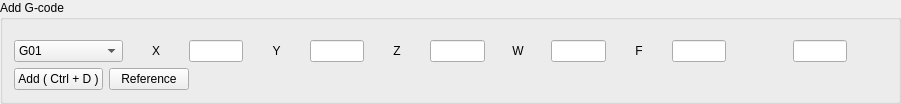
                <widget class="QGroupBox" name="gbAddGcode">
                 <property name="title">
                  <string>Add G-code</string>
                 </property>
                 <layout class="QVBoxLayout" name="verticalLayout_7">
                  <property name="topMargin">
                   <number>20</number>
                  </property>
                  <item>
                   <layout class="QHBoxLayout" name="horizontalLayout_8" stretch="2,1,1,1,1,1,1,1,1,1,1,1,1,0">
                    <item>
                     <widget class="QComboBox" name="cbGcode">
                      <property name="sizePolicy">
                       <sizepolicy hsizetype="Expanding" vsizetype="Fixed">
                        <horstretch>0</horstretch>
                        <verstretch>0</verstretch>
                       </sizepolicy>
                      </property>
                      <property name="minimumSize">
                       <size>
                        <width>20</width>
                        <height>0</height>
                       </size>
                      </property>
                      <property name="maximumSize">
                       <size>
                        <width>16777215</width>
                        <height>16777215</height>
                       </size>
                      </property>
                      <property name="layoutDirection">
                       <enum>Qt::LeftToRight</enum>
                      </property>
                      <property name="autoFillBackground">
                       <bool>false</bool>
                      </property>
                      <property name="iconSize">
                       <size>
                        <width>20</width>
                        <height>20</height>
                       </size>
                      </property>
                      <property name="frame">
                       <bool>true</bool>
                      </property>
                      <item>
                       <property name="text">
                        <string>G01</string>
                       </property>
                      </item>
                      <item>
                       <property name="text">
                        <string>G02</string>
                       </property>
                      </item>
                      <item>
                       <property name="text">
                        <string>G03</string>
                       </property>
                      </item>
                      <item>
                       <property name="text">
                        <string>G05</string>
                       </property>
                      </item>
                      <item>
                       <property name="text">
                        <string>G28</string>
                       </property>
                      </item>
                      <item>
                       <property name="text">
                        <string>M03</string>
                       </property>
                      </item>
                      <item>
                       <property name="text">
                        <string>M04</string>
                       </property>
                      </item>
                      <item>
                       <property name="text">
                        <string>M05</string>
                       </property>
                      </item>
                      <item>
                       <property name="text">
                        <string>M204</string>
                       </property>
                      </item>
                     </widget>
                    </item>
                    <item>
                     <widget class="QLabel" name="lbAg1">
                      <property name="styleSheet">
                       <string notr="true"/>
                      </property>
                      <property name="text">
                       <string>X</string>
                      </property>
                      <property name="alignment">
                       <set>Qt::AlignCenter</set>
                      </property>
                     </widget>
                    </item>
                    <item>
                     <widget class="QLineEdit" name="leAg1">
                      <property name="font">
                       <font>
                        <pointsize>8</pointsize>
                        <weight>50</weight>
                        <bold>false</bold>
                        <kerning>true</kerning>
                       </font>
                      </property>
                      <property name="text">
                       <string/>
                      </property>
                      <property name="readOnly">
                       <bool>false</bool>
                      </property>
                     </widget>
                    </item>
                    <item>
                     <widget class="QLabel" name="lbAg2">
                      <property name="styleSheet">
                       <string notr="true"/>
                      </property>
                      <property name="text">
                       <string>Y</string>
                      </property>
                      <property name="alignment">
                       <set>Qt::AlignCenter</set>
                      </property>
                     </widget>
                    </item>
                    <item>
                     <widget class="QLineEdit" name="leAg2">
                      <property name="text">
                       <string/>
                      </property>
                      <property name="readOnly">
                       <bool>false</bool>
                      </property>
                     </widget>
                    </item>
                    <item>
                     <widget class="QLabel" name="lbAg3">
                      <property name="styleSheet">
                       <string notr="true"/>
                      </property>
                      <property name="text">
                       <string>Z</string>
                      </property>
                      <property name="alignment">
                       <set>Qt::AlignCenter</set>
                      </property>
                     </widget>
                    </item>
                    <item>
                     <widget class="QLineEdit" name="leAg3">
                      <property name="text">
                       <string/>
                      </property>
                      <property name="readOnly">
                       <bool>false</bool>
                      </property>
                     </widget>
                    </item>
                    <item>
                     <widget class="QLabel" name="lbAg4">
                      <property name="styleSheet">
                       <string notr="true"/>
                      </property>
                      <property name="text">
                       <string>W</string>
                      </property>
                      <property name="alignment">
                       <set>Qt::AlignCenter</set>
                      </property>
                     </widget>
                    </item>
                    <item>
                     <widget class="QLineEdit" name="leAg4">
                      <property name="text">
                       <string/>
                      </property>
                      <property name="readOnly">
                       <bool>false</bool>
                      </property>
                     </widget>
                    </item>
                    <item>
                     <widget class="QLabel" name="lbAg5">
                      <property name="styleSheet">
                       <string notr="true"/>
                      </property>
                      <property name="text">
                       <string>F</string>
                      </property>
                      <property name="alignment">
                       <set>Qt::AlignCenter</set>
                      </property>
                     </widget>
                    </item>
                    <item>
                     <widget class="QLineEdit" name="leAg5">
                      <property name="text">
                       <string/>
                      </property>
                      <property name="readOnly">
                       <bool>false</bool>
                      </property>
                     </widget>
                    </item>
                    <item>
                     <widget class="QLabel" name="lbAg6">
                      <property name="styleSheet">
                       <string notr="true"/>
                      </property>
                      <property name="text">
                       <string/>
                      </property>
                     </widget>
                    </item>
                    <item>
                     <widget class="QLineEdit" name="leAg6">
                      <property name="text">
                       <string/>
                      </property>
                      <property name="readOnly">
                       <bool>false</bool>
                      </property>
                     </widget>
                    </item>
                    <item>
                     <spacer name="horizontalSpacer_44">
                      <property name="orientation">
                       <enum>Qt::Horizontal</enum>
                      </property>
                      <property name="sizeHint" stdset="0">
                       <size>
                        <width>40</width>
                        <height>20</height>
                       </size>
                      </property>
                     </spacer>
                    </item>
                   </layout>
                  </item>
                  <item>
                   <layout class="QHBoxLayout" name="horizontalLayout_9">
                    <item>
                     <widget class="QPushButton" name="pbAddGcode">
                      <property name="text">
                       <string>Add ( Ctrl + D )</string>
                      </property>
                      <property name="icon">
                       <iconset>
                        <normaloff>icon/new.png</normaloff>icon/new.png</iconset>
                      </property>
                      <property name="shortcut">
                       <string>Ctrl+D</string>
                      </property>
                      <property name="autoDefault">
                       <bool>false</bool>
                      </property>
                      <property name="default">
                       <bool>false</bool>
                      </property>
                      <property name="flat">
                       <bool>false</bool>
                      </property>
                     </widget>
                    </item>
                    <item>
                     <widget class="QPushButton" name="pbGcodeReference">
                      <property name="toolTip">
                       <string extracomment="Accel">Gcode Reference</string>
                      </property>
                      <property name="text">
                       <string>Reference</string>
                      </property>
                      <property name="icon">
                       <iconset>
                        <normaloff>icon/Help_16px.png</normaloff>icon/Help_16px.png</iconset>
                      </property>
                     </widget>
                    </item>
                    <item>
                     <spacer name="horizontalSpacer">
                      <property name="orientation">
                       <enum>Qt::Horizontal</enum>
                      </property>
                      <property name="sizeHint" stdset="0">
                       <size>
                        <width>40</width>
                        <height>20</height>
                       </size>
                      </property>
                     </spacer>
                    </item>
                   </layout>
                  </item>
                 </layout>
                </widget>
